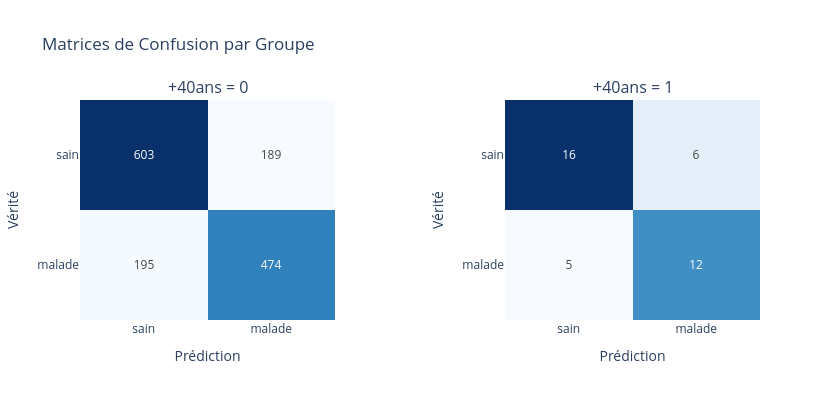

Write notebook code for a chart like this one.
### Code cell
plot_confusion_matrices_side_by_side(
    df=lfr_pred,
    group_column='+40ans',
    labels=["sain", "malade"],
)
# plot_confusion_matrix_by_group(lfr_pred["labels"], lfr_pred["preds"], lfr_pred, group_columns=["+40ans"], labels=[0, 1])

### Figure 1 — Plotly figure (JSON) as saved in the notebook; plotly's stock layout.template omitted (floating-point values rounded to 4 significant figures)
{"data": [{"colorscale": [[0, "rgb(247,251,255)"], [0.125, "rgb(222,235,247)"], [0.25, "rgb(198,219,239)"], [0.375, "rgb(158,202,225)"], [0.5, "rgb(107,174,214)"], [0.625, "rgb(66,146,198)"], [0.75, "rgb(33,113,181)"], [0.875, "rgb(8,81,156)"], [1, "rgb(8,48,107)"]], "hoverinfo": "z", "showscale": false, "text": [["603", "189"], ["195", "474"]], "texttemplate": "%{text}", "type": "heatmap", "x": ["sain", "malade"], "xaxis": "x", "y": ["sain", "malade"], "yaxis": "y", "z": [[603, 189], [195, 474]], "zmin": 0}, {"colorscale": [[0, "rgb(247,251,255)"], [0.125, "rgb(222,235,247)"], [0.25, "rgb(198,219,239)"], [0.375, "rgb(158,202,225)"], [0.5, "rgb(107,174,214)"], [0.625, "rgb(66,146,198)"], [0.75, "rgb(33,113,181)"], [0.875, "rgb(8,81,156)"], [1, "rgb(8,48,107)"]], "hoverinfo": "z", "showscale": false, "text": [["16", "6"], ["5", "12"]], "texttemplate": "%{text}", "type": "heatmap", "x": ["sain", "malade"], "xaxis": "x2", "y": ["sain", "malade"], "yaxis": "y2", "z": [[16, 6], [5, 12]], "zmin": 0}], "layout": {"annotations": [{"font": {"size": 16}, "showarrow": false, "text": "+40ans = 0", "x": 0.1875, "xanchor": "center", "xref": "paper", "y": 1, "yanchor": "bottom", "yref": "paper"}, {"font": {"size": 16}, "showarrow": false, "text": "+40ans = 1", "x": 0.8125, "xanchor": "center", "xref": "paper", "y": 1, "yanchor": "bottom", "yref": "paper"}], "height": 400, "title": {"text": "Matrices de Confusion par Groupe"}, "width": 840, "xaxis": {"anchor": "y", "domain": [0, 0.375], "title": {"text": "Prédiction"}}, "xaxis2": {"anchor": "y2", "domain": [0.625, 1], "title": {"text": "Prédiction"}}, "yaxis": {"anchor": "x", "autorange": "reversed", "domain": [0, 1], "title": {"text": "Vérité"}}, "yaxis2": {"anchor": "x2", "autorange": "reversed", "domain": [0, 1], "title": {"text": "Vérité"}}}}
